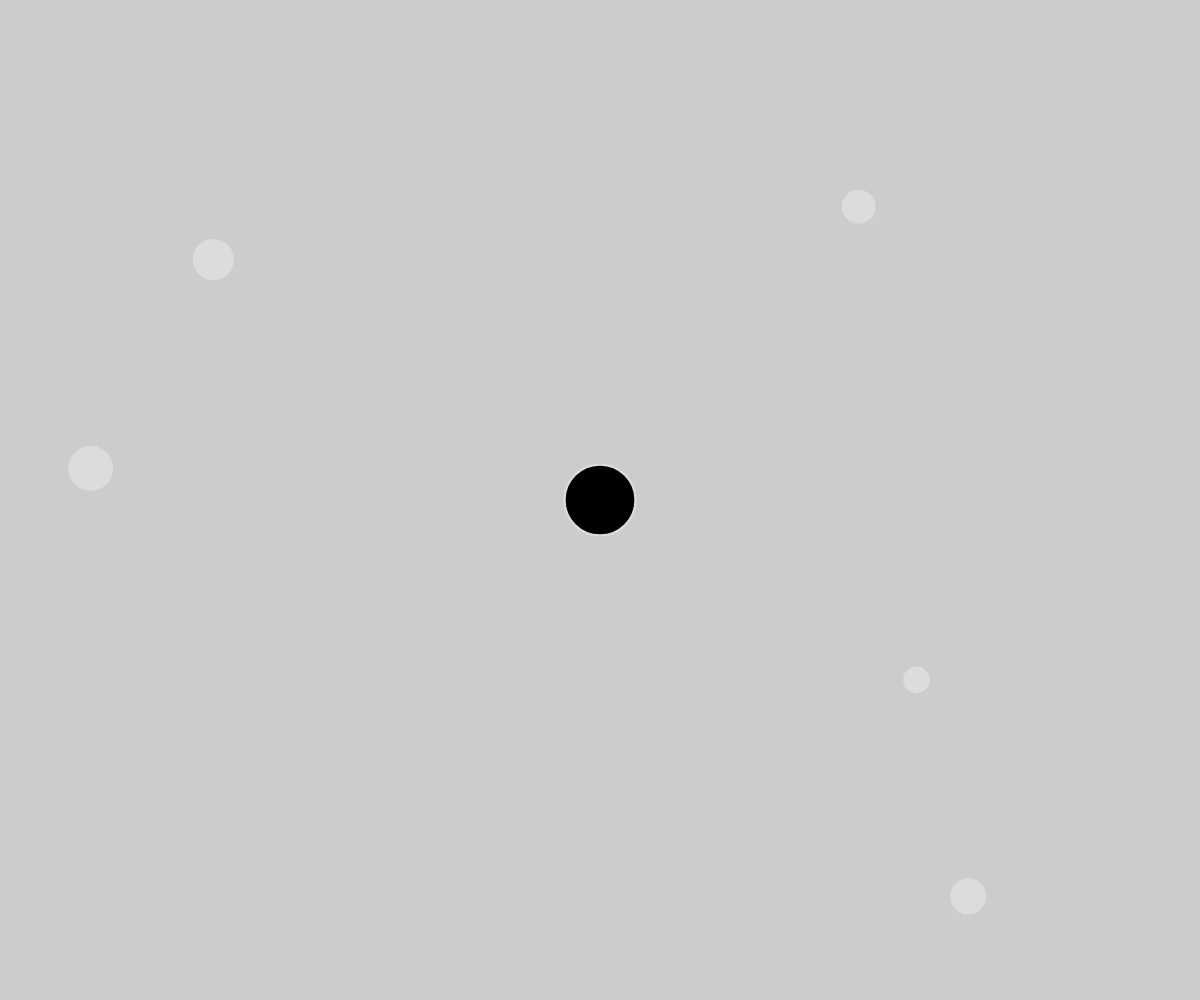
Frame 1 (no input)
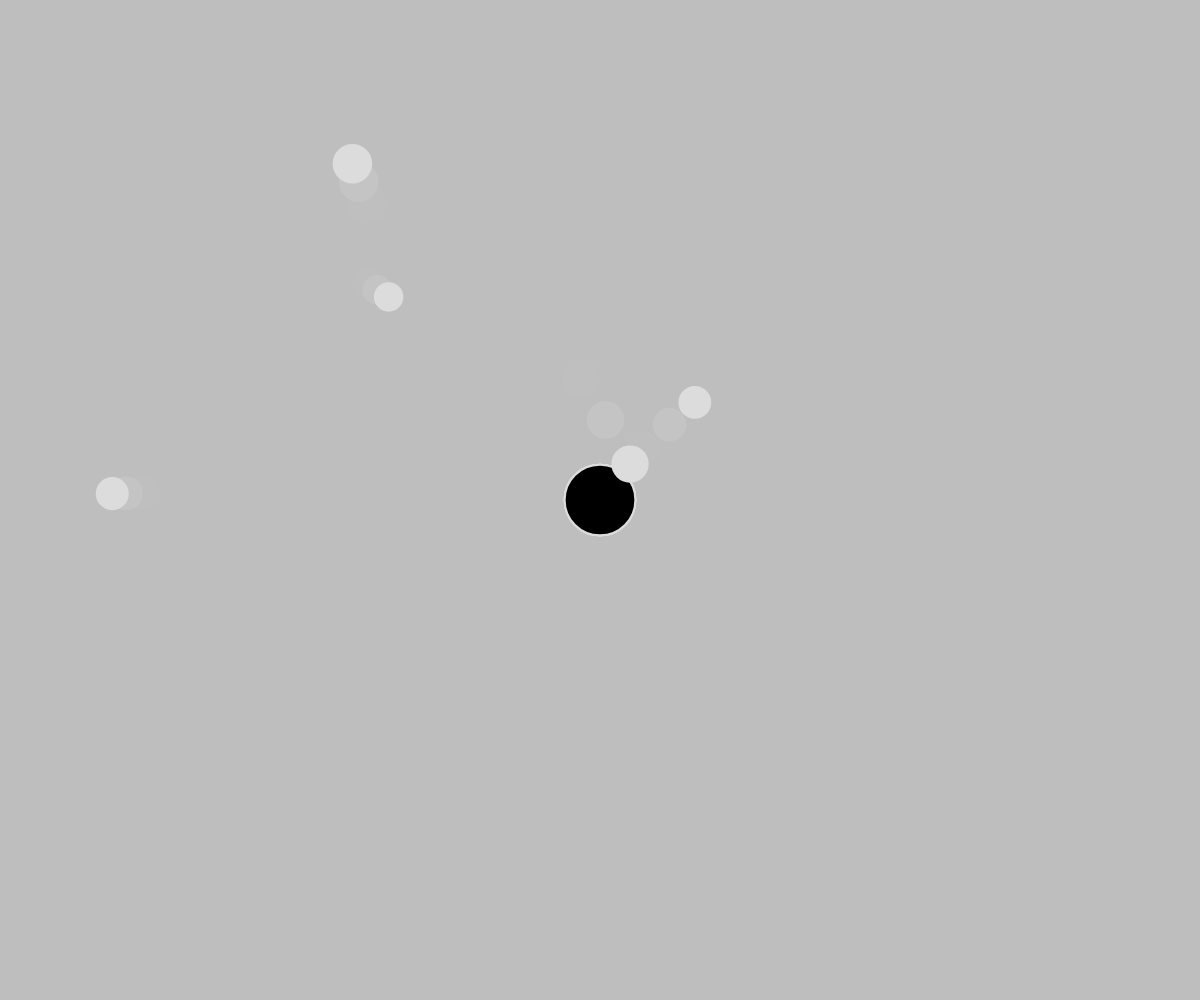
Frame 60 (no input)
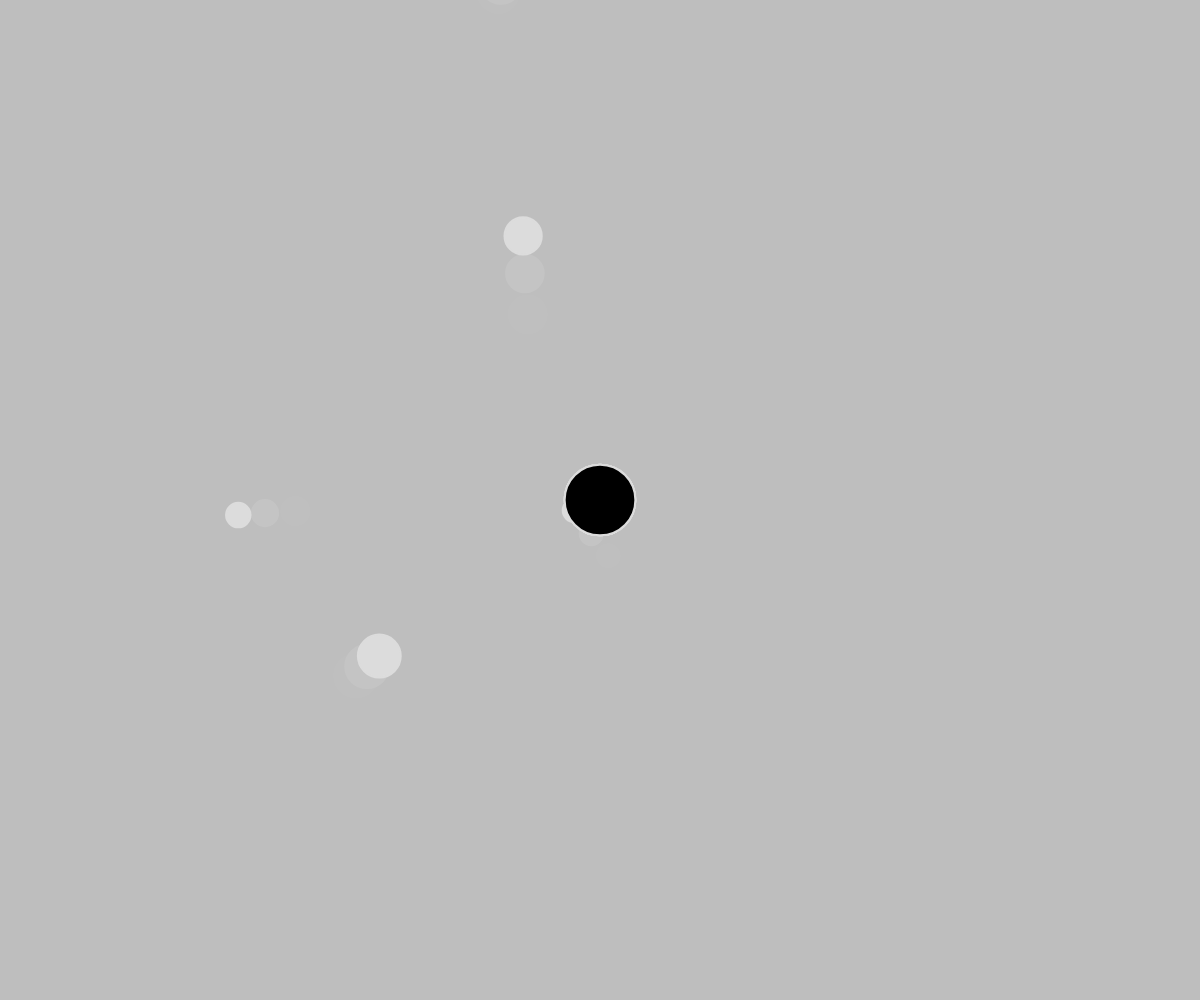
Frame 120 (the mouse pressed at the canvas centre since frame 60)

The p5.js sketch that drew these frames (run headless with seeded random() and noise() and a simulated clock; from frame 60 on, the mouse is pressed at the canvas centre):

// p5.js sketch
// ── sketch.js
// A simple simulation to practice working with vectors in p5.js
// This code is a customized version of the gravitational orbit ecanple created by Dan Schiffman

var numOrbiting = 5;

function setup() {
  createCanvas(windowWidth, windowHeight);
  attractor = new Attractor(width/2, height/2, 50);
  orbiters = [numOrbiting];

  for (let i = 0; i < numOrbiting; i++) {
    orbiters[i] = new Orbiter(random(0, width), random(0, height), random(10, -10), random(5, 20));
  }
}

function draw() {
  background(190, 190, 190, 200);

  for (let i = 0; i < numOrbiting; i++) {
    attractor.attract(orbiters[i]);
    orbiters[i].update();
  
    if (orbiters[i].pos.z >= 0) {
      attractor.show();
      orbiters[i].show();
    } else {
      orbiters[i].show();
      attractor.show();
    }
  }
  console.log(orbiters[1].pos.z)
}
// ── attractor.js
class Attractor {
    constructor(x, y, m) {
        this.pos = createVector(x, y);
        this.mass = m;
        this.rad = sqrt(m) * 5;
    }

    attract(orbiter) {
        let force = p5.Vector.sub(this.pos, orbiter.pos);
        let distancesq = constrain(force.magSq(), 1000, 1100);
        let G = 5;
        let strength = G * (this.mass * orbiter.mass / distancesq)
        force.setMag(strength);
        orbiter.applyForce(force);
    }

    show() {
        fill(0)
        ellipse(this.pos.x, this.pos.y, this.rad * 2)
    }
}
// ── orbiter.js
let showVectors = false

class Orbiter {
    constructor(x, y, z, m) {
        this.pos = createVector(x, y, z)
        this.vel = createVector( random(-5, 5), random(-5, 5), random(-5, 5))
        this.acc = createVector(0, 0, 0)
        this.mass = m
        this.rad = sqrt(m) * 5
        this.size = 0;
    }

    applyForce(f) {
        this.acc.set(f)
    }

    update() {
        this.vel.add(this.acc)
        this.pos.add(this.vel)

        // loop the orbiter around the screen if it exits the boundaries
        if (this.pos.x < 0) {
        //    this.pos.x += width
        } else if (this.pos.x > width) {
        //    this.pos.x -= width
        }
        if (this.pos.y < 0) {
        //    this.pos.y += height
        } else if (this.pos.y > height) {
        //    this.pos.y -= height
        }
    }

    show() {
        fill(220)
        strokeWeight(2)
        stroke(220)
        ellipse(this.pos.x, this.pos.y, this.rad * map(this.pos.z, -100, 100, 1.6, 2.4))

        if (showVectors) {
            strokeWeight(4)
            stroke(50, 50, 200)
            line(this.pos.x, this.pos.y, this.pos.x + this.vel.x, this.pos.y + this.vel.y)
            stroke
            stroke(200, 50, 50)
            line(this.pos.x, this.pos.y, this.pos.x + this.acc.x, this.pos.y + this.acc.y)
            stroke(200)
        }
    }
}
